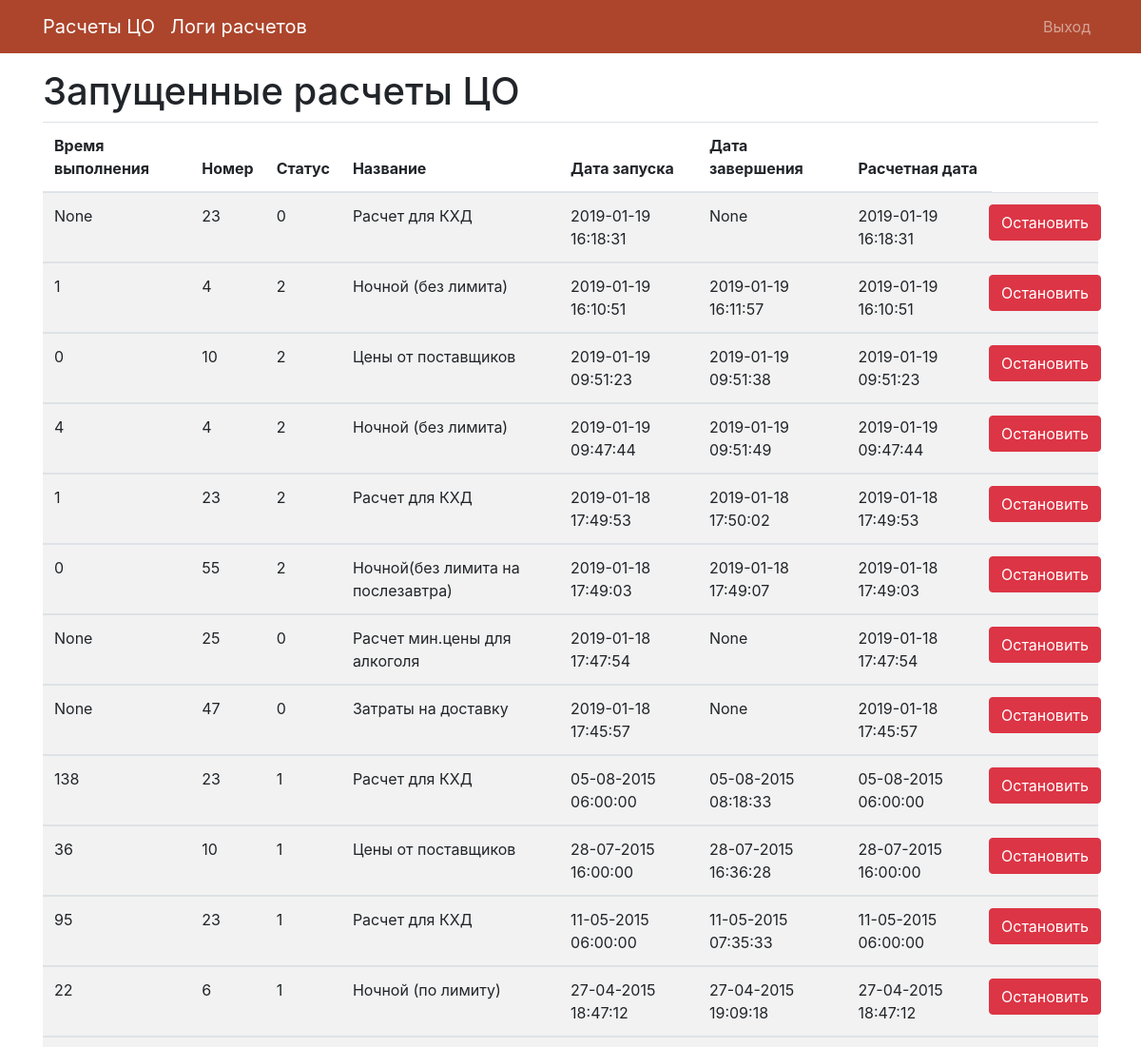
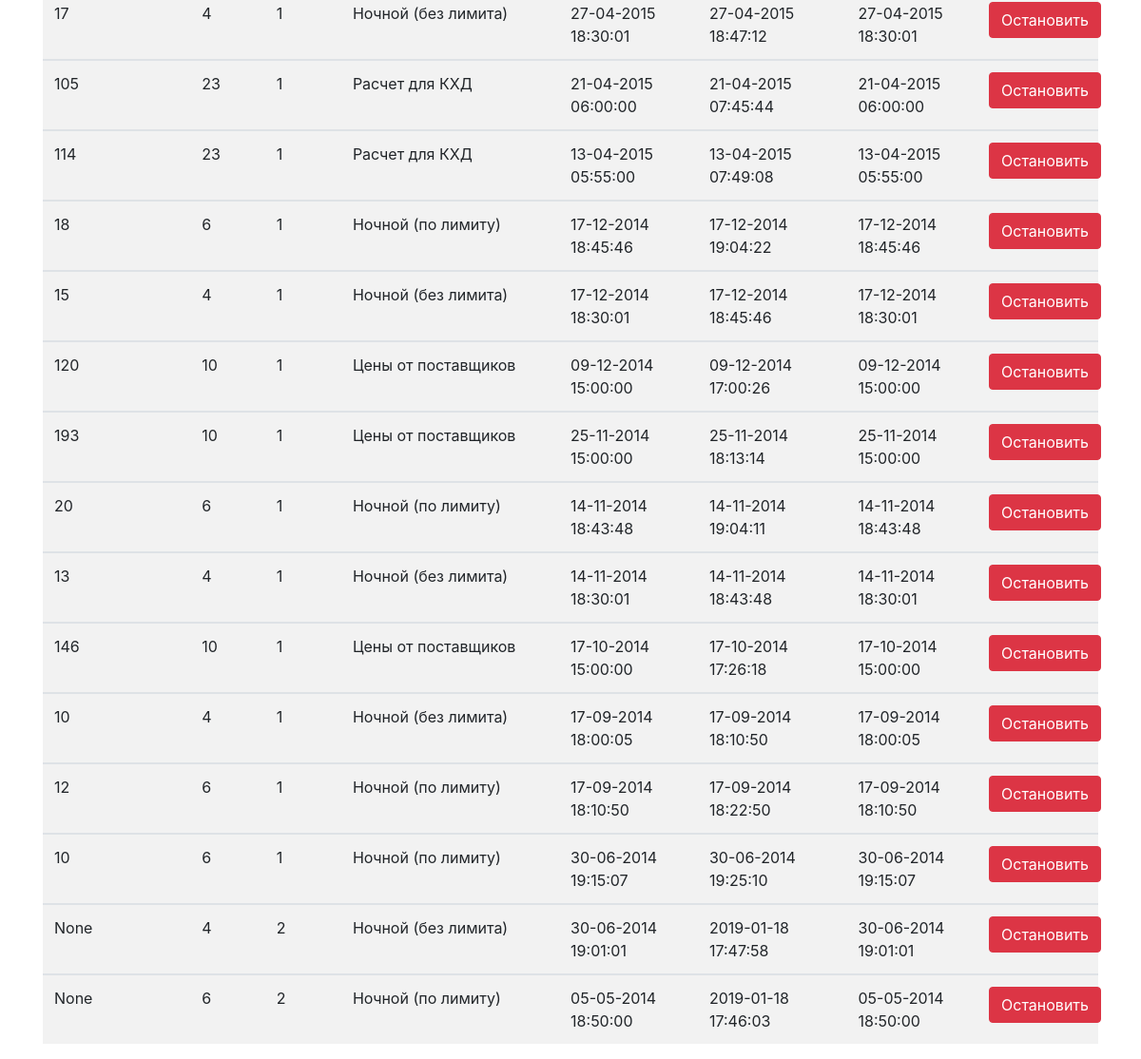
The app's page /log (signed in), older data (2 pictures, top to bottom).
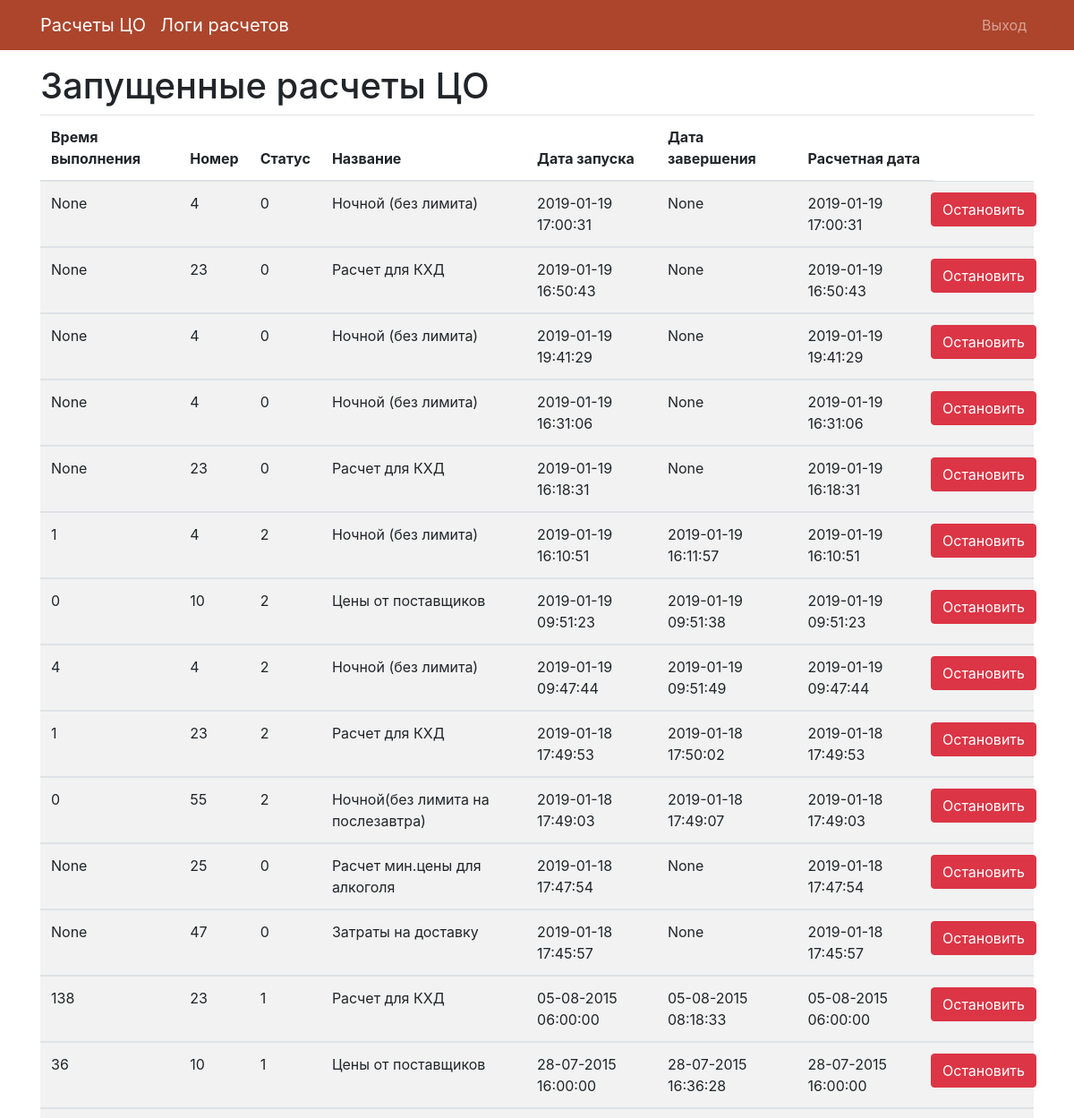
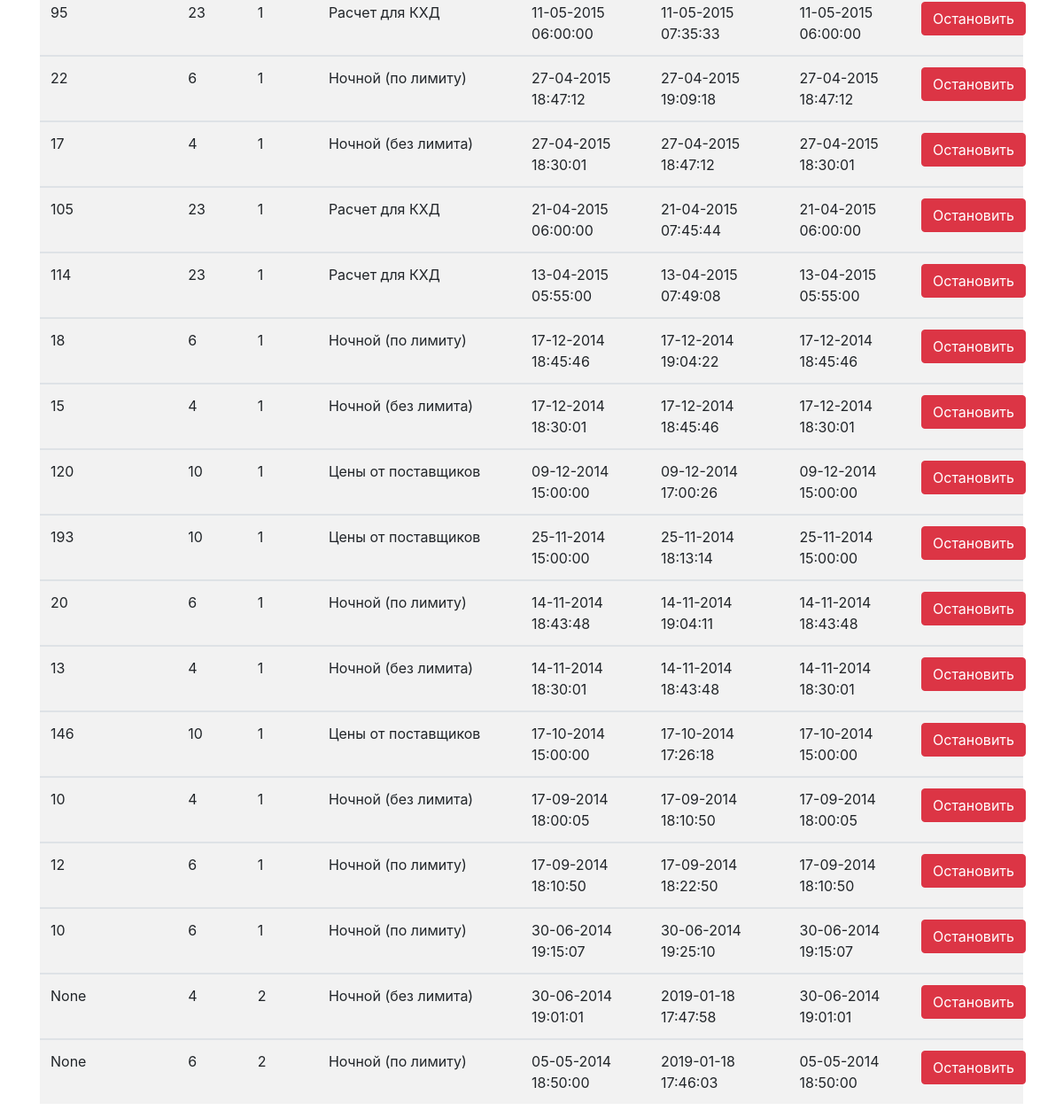
The same page, newer data (2 pictures, top to bottom).
### tables this page shows
CREATE TABLE "calc_log"
(
  id        integer primary key autoincrement,
  time      integer,
  id_calc   integer      not null,
  status    integer      not null,
  name      varchar(255) not null,
  startdate datetime     not null,
  enddate   datetime,
  calcdate  datetime     not null
);

### app/main/routes.py (the view)
@main.route('/log')
@login_required
def log():
    con = sql.connect(db_path)
    con.row_factory = sql.Row
    cur = con.cursor()
    cur.execute("select * from main.calc_log order by id desc ")
    logs = cur.fetchall()
    con.close()
    return render_template('main/log.html', logs=logs)

### app/model.py (called while the page is built)
@login.user_loader
def load_user(id):
    return User.query.get(int(id))

### app/templates/main/log.html (shortened to what this page needs)
{% extends 'base.html' %}
{% block app_content %}
    <h1>Запущенные расчеты ЦО</h1>
    <table class="table table-striped">
        <thead>
        <tr>
            <th scope="col">Время выполнения</th>
            <th scope="col">Номер</th>
            <th scope="col">Статус</th>
            <th scope="col">Название</th>
            <th scope="col">Дата запуска</th>
            <th scope="col">Дата завершения</th>
            <th scope="col">Расчетная дата</th>
            <td></td>
        </tr>
        </thead>
        <tbody>
        {% for log in logs %}
            <tr>
                <td>{{ log["time"] }}</td>
                <td>{{ log["id_calc"] }}</td>
                <td>{{ log["status"] }}</td>
                <td>{{ log["name"] }}</td>
                <td>{{ log["startdate"] }}</td>
                <td>{{ log["enddate"] }}</td>
                <td>{{ log["calcdate"] }}</td>
                <td class="text-right">
                    <div class="row">
                        <form action="{{ url_for('main.delete_log') }}" method="post" class="pull-right">
                            <input type="submit" class="btn btn-danger" data-toggle="confirmation"
                                   data-btn-ok-label="Да" data-btn-ok-class="btn-success"
                                   data-btn-cancel-label="Нет" data-btn-cancel-class="btn-danger"
                                   data-title="Действительно остановить?" value="Остановить">
                        </form>
                    </div>
                </td>
            </tr>
            </tbody>
        {% endfor %}
    </table>
{% endblock %}

### app/templates/base.html (shortened to what this page needs)
{% extends "bootstrap/base.html" %}
{% block navbar %}
  {% include 'includes/_navbar.html' %}
{% endblock %}
{% block content %}
  <div class="container mt-3">
    {% block app_content %}
    {% endblock %}
  </div>
{% endblock %}

### app/templates/bootstrap/base.html (shortened to what this page needs)
{% block doc -%}
    <!DOCTYPE html>
    <html{% block html_attribs %}{% endblock html_attribs %}>
    {%- block html %}
        <head>
            {%- block head %}
                {%- block styles %}
                    <link href="{{ url_for('static', filename='css/bootstrap.min.css') }}" rel="stylesheet">
                    <link href="{{ url_for('static', filename='css/buttons-min.css') }}" rel="stylesheet">
                    <link href="{{ url_for('static', filename='css/buttons-core-min.css') }}" rel="stylesheet">
                    <link href="{{ url_for('static', filename='css/style.css') }}" rel="stylesheet">
                {%- endblock styles %}
            {%- endblock head %}
        </head>
        <body{% block body_attribs %}{% endblock body_attribs %}>
        {% block body -%}
            {% block navbar %}
            {%- endblock navbar %}
            {% block content -%}
            {%- endblock content %}
        {%- endblock body %}
        </body>
    {%- endblock html %}
    </html>
{% endblock doc -%}

### app/templates/includes/_navbar.html (shortened to what this page needs)
<nav class="navbar navbar-expand-sm navbar-dark" style="background-color: #ac452c;">
    <div class="container">
        {% if current_user.is_authenticated %}
            <a class="navbar-brand" href="{{ url_for('main.index') }}">Расчеты ЦО</a>
            <a class="navbar-brand" href="{{ url_for('main.log') }}">Логи расчетов</a>
            <div class="collapse navbar-collapse" id="nav">
        {% endif %}
        <ul class="navbar-nav ml-auto">
            {% if current_user.is_authenticated %}
                <li class="nav-item">
                    <a class="nav-link" href="{{ url_for('auth.logout') }}">Выход</a>
                </li>
            {% endif %}
        </ul>
        </div>
    </div>
</nav>

Row changes from the older to the newer data that the page shows:
added calc_log: time "None", id_calc "4", status "0", name "Ночной (без лимита)", startdate "2019-01-19 17:00:31", enddate "None", calcdate "2019-01-19 17:00:31"
added calc_log: time "None", id_calc "23", status "0", name "Расчет для КХД", startdate "2019-01-19 16:50:43", enddate "None", calcdate "2019-01-19 16:50:43"
added calc_log: time "None", id_calc "4", status "0", name "Ночной (без лимита)", startdate "2019-01-19 19:41:29", enddate "None", calcdate "2019-01-19 19:41:29"
added calc_log: time "None", id_calc "4", status "0", name "Ночной (без лимита)", startdate "2019-01-19 16:31:06", enddate "None", calcdate "2019-01-19 16:31:06"
